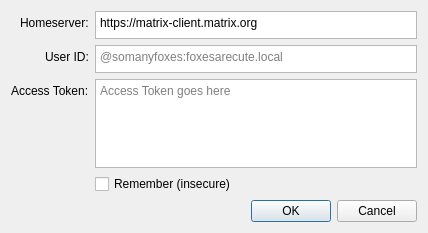
<?xml version="1.0" encoding="UTF-8"?>
<ui version="4.0">
 <class>LoginForm</class>
 <widget class="QDialog" name="LoginForm">
  <property name="geometry">
   <rect>
    <x>0</x>
    <y>0</y>
    <width>428</width>
    <height>233</height>
   </rect>
  </property>
  <property name="windowTitle">
   <string>Matrix Login</string>
  </property>
  <property name="modal">
   <bool>true</bool>
  </property>
  <layout class="QFormLayout" name="formLayout_2">
   <property name="labelAlignment">
    <set>Qt::AlignRight|Qt::AlignTrailing|Qt::AlignVCenter</set>
   </property>
   <item row="1" column="0">
    <widget class="QLabel" name="label">
     <property name="text">
      <string>User ID:</string>
     </property>
    </widget>
   </item>
   <item row="1" column="1">
    <widget class="QPlainTextEdit" name="txtUserID">
     <property name="sizePolicy">
      <sizepolicy hsizetype="Expanding" vsizetype="Preferred">
       <horstretch>0</horstretch>
       <verstretch>0</verstretch>
      </sizepolicy>
     </property>
     <property name="minimumSize">
      <size>
       <width>0</width>
       <height>28</height>
      </size>
     </property>
     <property name="maximumSize">
      <size>
       <width>16777215</width>
       <height>24</height>
      </size>
     </property>
     <property name="tabChangesFocus">
      <bool>true</bool>
     </property>
     <property name="placeholderText">
      <string>@somanyfoxes:foxesarecute.local</string>
     </property>
    </widget>
   </item>
   <item row="2" column="0">
    <widget class="QLabel" name="label_2">
     <property name="layoutDirection">
      <enum>Qt::LeftToRight</enum>
     </property>
     <property name="text">
      <string>Access Token:</string>
     </property>
     <property name="scaledContents">
      <bool>false</bool>
     </property>
    </widget>
   </item>
   <item row="2" column="1">
    <widget class="QPlainTextEdit" name="txtAccessToken">
     <property name="minimumSize">
      <size>
       <width>0</width>
       <height>28</height>
      </size>
     </property>
     <property name="tabChangesFocus">
      <bool>true</bool>
     </property>
     <property name="placeholderText">
      <string>Access Token goes here</string>
     </property>
    </widget>
   </item>
   <item row="4" column="1">
    <widget class="QDialogButtonBox" name="buttonBox">
     <property name="orientation">
      <enum>Qt::Horizontal</enum>
     </property>
     <property name="standardButtons">
      <set>QDialogButtonBox::Cancel|QDialogButtonBox::Ok</set>
     </property>
     <property name="centerButtons">
      <bool>false</bool>
     </property>
    </widget>
   </item>
   <item row="0" column="0">
    <widget class="QLabel" name="label_3">
     <property name="text">
      <string>Homeserver:</string>
     </property>
    </widget>
   </item>
   <item row="0" column="1">
    <widget class="QPlainTextEdit" name="txtHomeserver">
     <property name="sizePolicy">
      <sizepolicy hsizetype="Expanding" vsizetype="Preferred">
       <horstretch>0</horstretch>
       <verstretch>0</verstretch>
      </sizepolicy>
     </property>
     <property name="minimumSize">
      <size>
       <width>0</width>
       <height>28</height>
      </size>
     </property>
     <property name="maximumSize">
      <size>
       <width>16777215</width>
       <height>24</height>
      </size>
     </property>
     <property name="tabChangesFocus">
      <bool>true</bool>
     </property>
     <property name="plainText">
      <string>https://matrix-client.matrix.org</string>
     </property>
     <property name="placeholderText">
      <string>https://matrix-client.matrix.org</string>
     </property>
    </widget>
   </item>
   <item row="3" column="1">
    <widget class="QCheckBox" name="chkSave">
     <property name="text">
      <string>Remember (insecure)</string>
     </property>
    </widget>
   </item>
  </layout>
 </widget>
 <tabstops>
  <tabstop>txtHomeserver</tabstop>
  <tabstop>txtUserID</tabstop>
  <tabstop>txtAccessToken</tabstop>
  <tabstop>chkSave</tabstop>
 </tabstops>
 <resources/>
 <connections>
  <connection>
   <sender>buttonBox</sender>
   <signal>accepted()</signal>
   <receiver>LoginForm</receiver>
   <slot>accept()</slot>
   <hints>
    <hint type="sourcelabel">
     <x>248</x>
     <y>254</y>
    </hint>
    <hint type="destinationlabel">
     <x>157</x>
     <y>274</y>
    </hint>
   </hints>
  </connection>
  <connection>
   <sender>buttonBox</sender>
   <signal>rejected()</signal>
   <receiver>LoginForm</receiver>
   <slot>reject()</slot>
   <hints>
    <hint type="sourcelabel">
     <x>316</x>
     <y>260</y>
    </hint>
    <hint type="destinationlabel">
     <x>286</x>
     <y>274</y>
    </hint>
   </hints>
  </connection>
 </connections>
</ui>
